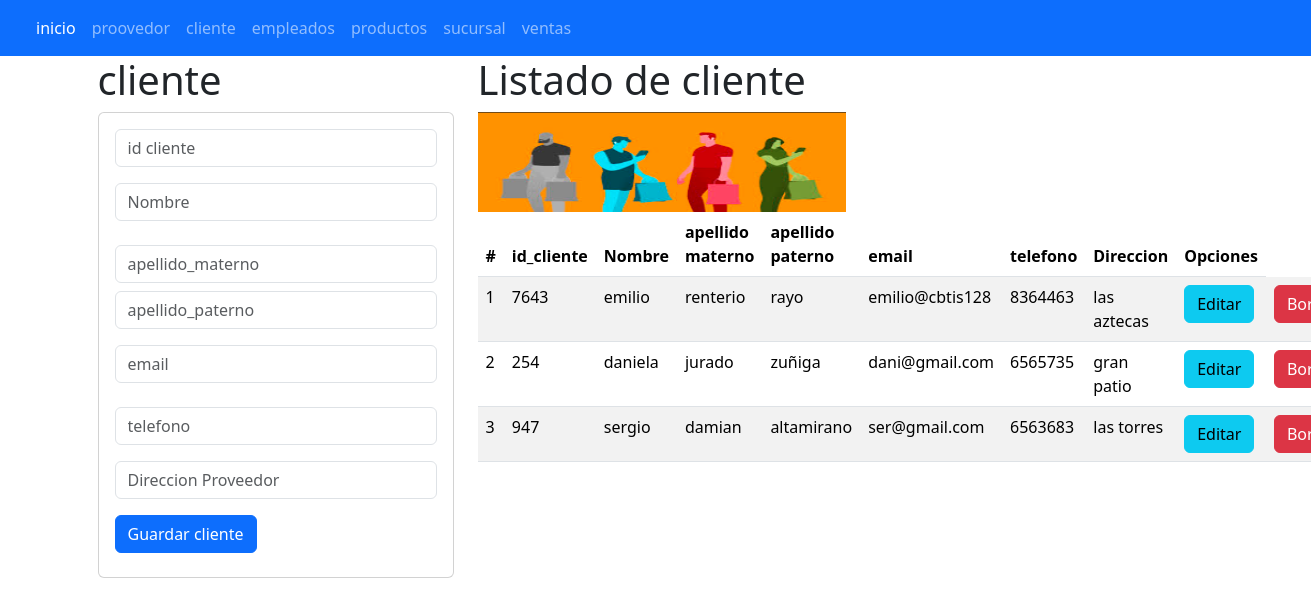
Screenshot of /clientes with the database file from the repository.
### cliente_app/models.py (models this page shows, shortened)
class cliente(models.Model):
    id_cliente = models.CharField(primary_key=True,max_length=6)
    nombre = models.CharField(max_length=45)
    apellido_materno = models.CharField(max_length=45)
    apellido_paterno = models.CharField(max_length=45)
    email = models.CharField(max_length=45)
    direccion = models.CharField(max_length=100)
    telefono = models.CharField(max_length=15)

### cliente_app/views.py (the view)
# urls.py: path("clientes",views.inicio_vistaclientes,name="clientes"),
def inicio_vistaclientes(request):
    losclienter = cliente.objects.all()
    return render(request,"gestionarcliente.html",{"misclienter":losclienter})

### cliente_app/templates/gestionarcliente.html
{% extends "base.html" %}
{% block cuerpo %}
{% load static %}
 <div class="row">
   <div class="col-sm-12 col-md-4 col-lg-4 col-xl-4">
    <h1>cliente</h1>
    <div class="card">
      <div class="card-body">
        <form action="/registrarcliente/" method="POST"> {% csrf_token %}
          <div class="form-group">
            <input type="text" id="txtidcliente" name="txtidcliente" placeholder="id cliente" minlength="1" maxlength="6" class="form-control" required>
          </div>
          <div class="form-group py-3">
            <input type="text" id="txtnombre" name="txtnombre" placeholder="Nombre " maxlength="45" class="form-control" required>
          </div>
          <div class="form-group py-2">
            <input type="text" id="txtapellidomaterno" name="txtapellidomaterno" placeholder="apellido_materno" maxlength="100" class="form-control" required>
          </div>
          <div class="form-group">
            <input type="text" id="txtapellidopaterno" name="txtapellidopaterno" placeholder="apellido_paterno" maxlength="45" class="form-control" required>
          </div>
          <div class="form-group py-3">
            <input type="text" id="txtemail" name="txtemail" placeholder="email" maxlength="15" class="form-control" required>
          </div>
          <div class="form-group py-2">
            <input type="text" id="txttelefono" name="txttelefono" placeholder="telefono" maxlength="45" class="form-control" required>
          </div>
          <div class="form-group py-2">
            <input type="text" id="txtdireccion" name="txtdireccion" placeholder="Direccion Proveedor" maxlength="45" class="form-control" required>
          </div>
          <div class="form-group py-2">
            <button type="submit" class="btn btn-primary">Guardar cliente</button>
          </div>
        </form>
      </div>
    </div>
   </div>
   <div class="col-sm-12 col-md-8 col-lg-8 col-xl-8">
   <h1>Listado de cliente</h1>
   <img class="w-50" src="{% static 'img/clientes.png' %}" alt="nava" width="100" height="100"/>
  <table class="table table-striped">
    <thead>
      <tr>
        <th scope="col">#</th>
        <th scope="col">id_cliente</th>
        <th scope="col">Nombre</th>
        <th scope="col">apellido materno</th>
        <th scope="col">apellido paterno</th>
        <th scope="col">email</th>
        <th scope="col">telefono</th>
        <th scope="col">Direccion</th>
        <th>Opciones</th>
      </tr>
    </thead>
    <tbody>
      {% for m in misclienter %}
      <tr>
        <td> {{forloop.counter}} </td>
        <td> {{m.id_cliente}} </td>
        <td> {{m.nombre}} </td>
        <td> {{m.apellido_materno}} </td>
        <td> {{m.apellido_paterno}} </td>
        <td> {{m.email}} </td>
        <td> {{m.telefono}} </td>
        <td> {{m.direccion}} </td>
        <td> <a href="seleccionarcliente/{{m.id_cliente}}" class="btn btn-info"> Editar</a> </td>
        <td> <a href="borrarcliente/{{m.id_cliente}}" class="btn btn-danger"> Borrar</a> </td>
      </tr>
      {% endfor %}
    </tbody>
  </table>
 </div>
{% endblock %}

### rows the page displays
cliente: id_cliente "7643", nombre "emilio", apellido_materno "renterio", apellido_paterno "rayo", email "emilio@cbtis128", telefono "8364463", direccion "las aztecas"
cliente: id_cliente "254", nombre "daniela", apellido_materno "jurado", apellido_paterno "zuñiga", email "dani@gmail.com", telefono "6565735", direccion "gran patio"
cliente: id_cliente "947", nombre "sergio", apellido_materno "damian", apellido_paterno "altamirano", email "ser@gmail.com", telefono "6563683", direccion "las torres"
